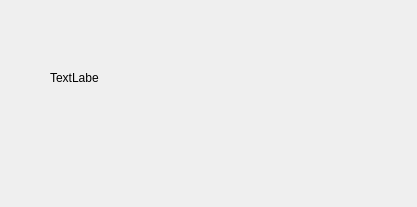
<?xml version="1.0" encoding="UTF-8"?>
<ui version="4.0">
 <class>loadWindow</class>
 <widget class="QMainWindow" name="loadWindow">
  <property name="geometry">
   <rect>
    <x>0</x>
    <y>0</y>
    <width>417</width>
    <height>207</height>
   </rect>
  </property>
  <property name="windowTitle">
   <string>MainWindow</string>
  </property>
  <widget class="QWidget" name="centralwidget">
   <widget class="QLabel" name="pathLabel">
    <property name="geometry">
     <rect>
      <x>50</x>
      <y>70</y>
      <width>49</width>
      <height>16</height>
     </rect>
    </property>
    <property name="text">
     <string>TextLabel</string>
    </property>
   </widget>
  </widget>
 </widget>
 <resources/>
 <connections/>
</ui>
